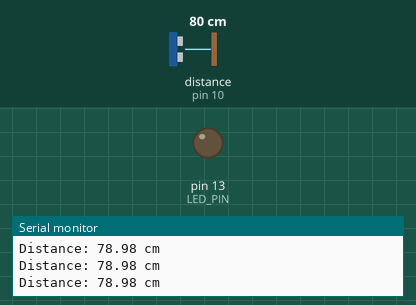
Bench run of a sketch on a simulated Arduino Uno, built with avr-gcc and run on an emulated ATmega328P. Shown: output pins drawn as LEDs (lit = HIGH), the last lines printed to the serial monitor. Wiring (inferred from the names in the program): ultrasonic range finder: trigger pin 9; echo pin 10. Inputs (shaded band) come from the test bench; at power-on: distance to the obstacle (sensor on pin 10) 80 cm. The echo pulse lasts 58.3 µs per cm; pins used as bus, display or sensor lines are not drawn.

Above: at 1.2 s.
1.3 s: distance to the obstacle (sensor on pin 10) set to 7 cm
2.8 s: distance to the obstacle (sensor on pin 10) set to 4 cm
At 3.5 s:
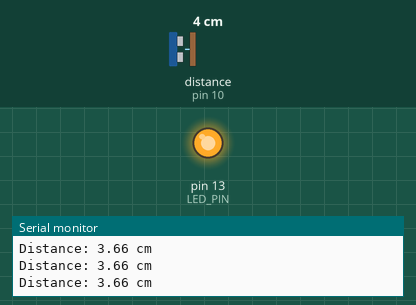
4.3 s: distance to the obstacle (sensor on pin 10) set to 9 cm
At 5.2 s:
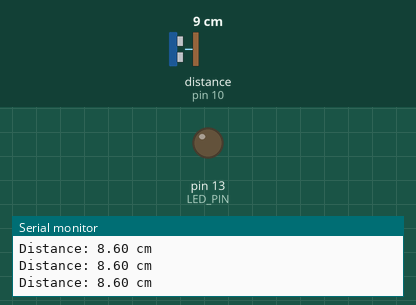
5.8 s: distance to the obstacle (sensor on pin 10) set to 2 cm
At 7.1 s:
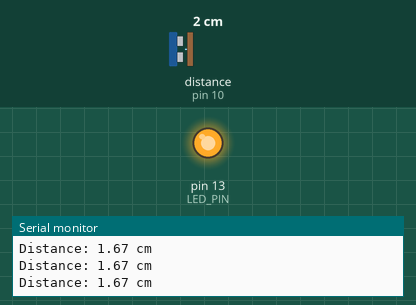
Timing chart, 0 to 8.3 s (numbered marks = the images above; inputs shaded):
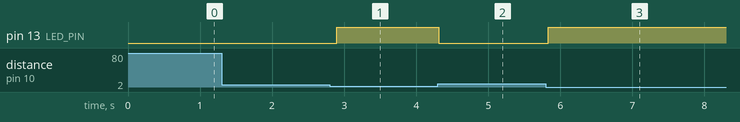

Measured:
- the behaviour switches between 6 and 5 cm on distance to the obstacle (sensor on pin 10) (found by bisection; images 0 and 1)
- after the input at 2.8 s, pin 13 (LED_PIN): LOW → HIGH after 0.10 s
- after the input at 4.3 s, pin 13 (LED_PIN): HIGH → LOW at once
- after the input at 5.8 s, pin 13 (LED_PIN): LOW → HIGH at once

The sketch:

Ultrasound_wLED.ino
```cpp
#define TRIG_PIN 9
#define ECHO_PIN 10
#define LED_PIN 13
#define SOUND_SPEED 0.034
#define THRESHOLD_DISTANCE 5  // distance in cm

void setup() {
  pinMode(TRIG_PIN, OUTPUT);
  pinMode(ECHO_PIN, INPUT);
  pinMode(LED_PIN, OUTPUT);
  Serial.begin(9600);
}

void loop() {
  digitalWrite(TRIG_PIN, LOW);
  delayMicroseconds(2);
  digitalWrite(TRIG_PIN, HIGH);
  delayMicroseconds(10);
  digitalWrite(TRIG_PIN, LOW);

  long duration = pulseIn(ECHO_PIN, HIGH);
  float distance = duration * SOUND_SPEED / 2;

  Serial.print("Distance: ");
  Serial.print(distance);
  Serial.println(" cm");

  if (distance < THRESHOLD_DISTANCE) {
    digitalWrite(LED_PIN, HIGH);
  } else {
    digitalWrite(LED_PIN, LOW);
  }

  delay(100);
}
```
